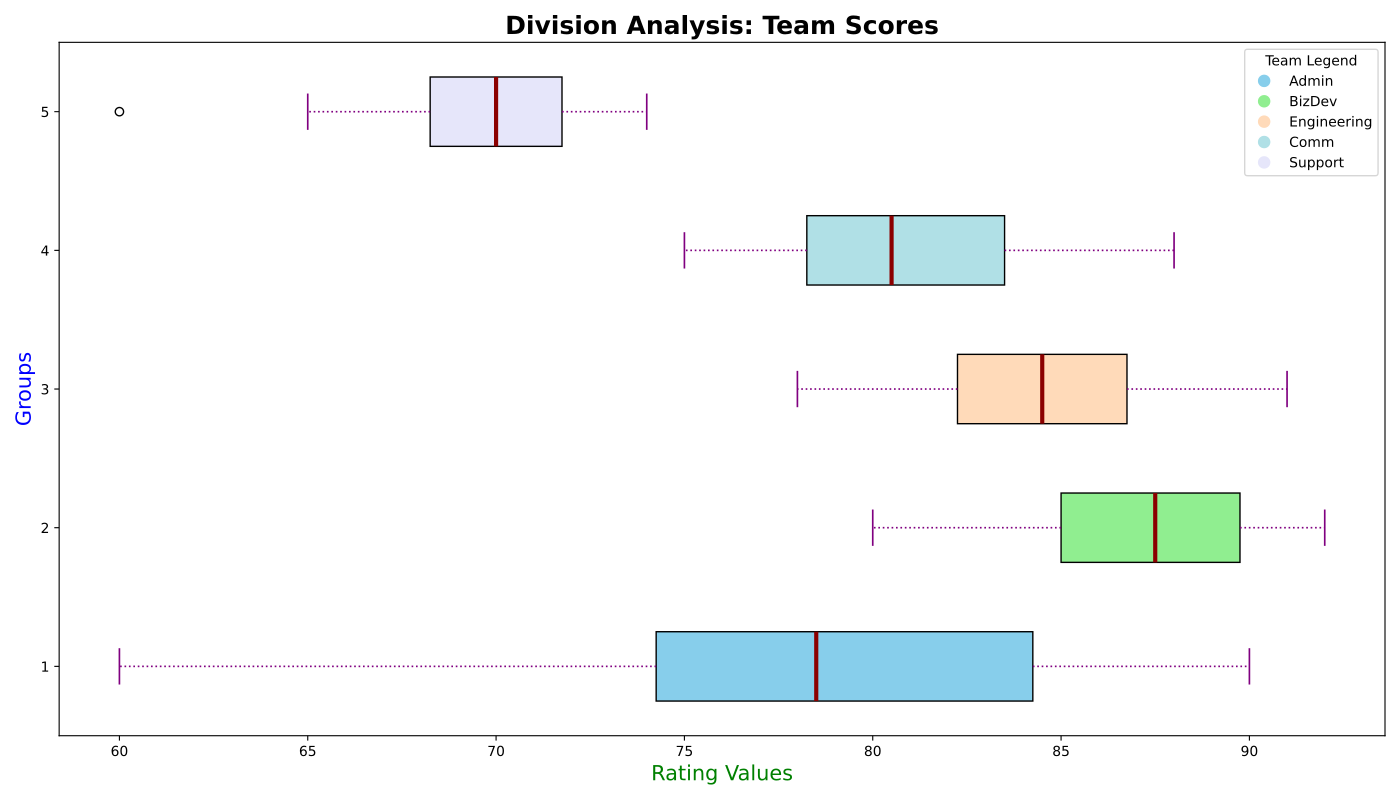

Write the Python code that produced this figure.
import matplotlib.pyplot as plt
import numpy as np

# Changed departments labels
departments = ['Admin', 'BizDev', 'Engineering', 'Comm', 'Support']

# Data - manually altered within groups
HR_scores = [85, 88, 70, 75, 60, 90, 82, 74, 77, 80]  # Randomly shuffled
Sales_scores = [91, 90, 85, 83, 89, 88, 85, 80, 87, 92]  # Randomly shuffled
Development_scores = [84, 91, 78, 85, 87, 79, 90, 82, 83, 86]  # Randomly shuffled
Marketing_scores = [81, 84, 78, 85, 79, 82, 77, 88, 75, 80]  # Randomly shuffled
Support_scores = [71, 60, 72, 70, 68, 73, 69, 65, 74, 70]  # Randomly shuffled

# Grouped data
performance_data = [HR_scores, Sales_scores, Development_scores, Marketing_scores, Support_scores]

fig, ax = plt.subplots(figsize=(14, 8))

# Horizontal box plot
box = ax.boxplot(performance_data, vert=False, patch_artist=True, notch=False, showmeans=False,
                 medianprops={"color": "darkred", "linewidth": 3})

colors = ['skyblue', 'lightgreen', 'peachpuff', 'powderblue', 'lavender']
for patch, color in zip(box['boxes'], colors):
    patch.set_facecolor(color)

# Changed textual elements
ax.set_title('Division Analysis: Team Scores', fontsize=18, fontweight='bold')
ax.set_ylabel('Groups', fontsize=15, color='blue')
ax.set_xlabel('Rating Values', fontsize=15, color='green')

# Customize whiskers, caps
for whisker, cap in zip(box['whiskers'], box['caps']):
    whisker.set(color='purple', linewidth=1.2, linestyle=':')
    cap.set(color='purple', linewidth=1.2)

# Remove grid lines
ax.grid(False)

# Legend
handles = [plt.Line2D([0], [0], marker='o', color='w', markerfacecolor=color, markersize=10) for color in colors]
ax.legend(handles, departments, title='Team Legend', loc='upper right')

plt.tight_layout()
plt.show()
